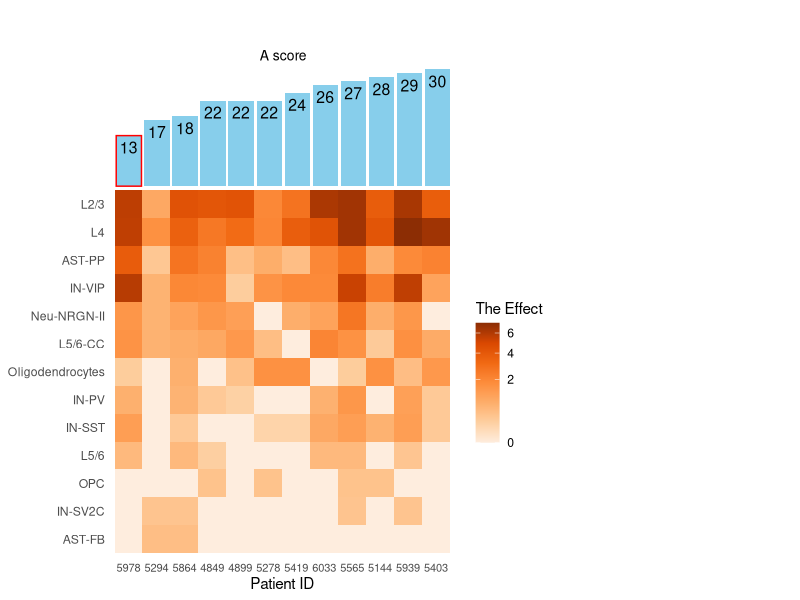
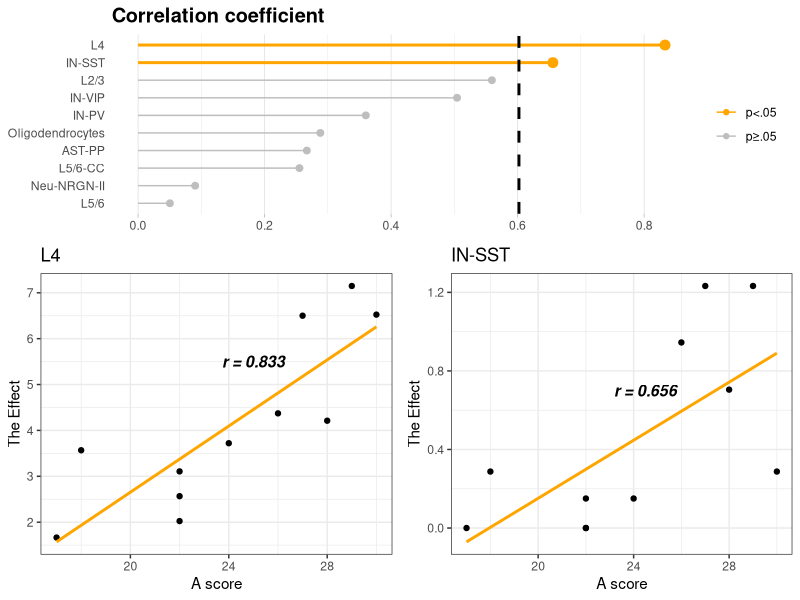

Write the R code that produced these figures, in order.
## ---- chunk 1
knitr::opts_chunk$set(
	echo = TRUE,
	fig.width = 8)
options(digits = 3)
## ---- chunk 2
# Load packages
library(tidyverse)
library(readxl)
## ---- chunk 3
# Read excel files
S1_1 <- read_excel("aav8130_Data_S1.xlsx", sheet = 1)
S4_1 <- read_excel("aav8130_Data_S4.xls", sheet = 1)
S4_4 <- read_excel("aav8130_Data_S4.xls", sheet = 4)
## ---- chunk 4
colnames(S1_1)
colnames(S4_1)
colnames(S4_4)
## ---- chunk 5
S1_1 <- S1_1[-1,]
colnames(S1_1)[8:12] <- c('A','Bv','Bnv','C','D')
## ---- chunk 6
S1_1 <- S1_1 %>% filter(!(A=='NA')) %>% 
  mutate('Patient ID' = as.character(`Patient ID`), A = as.numeric(A)) %>% 
  select(`Patient ID`, A)
S1_1
## ---- chunk 7
ind_DEGs <- sapply(S1_1$`Patient ID`, 
                     function(ID) str_count(S4_4$`ASD patients with DE signal`, ID))
head(ind_DEGs)
## ---- chunk 8
S4_4 <- cbind(S4_4, ind_DEGs)
## ---- chunk 9
effect <- S4_4 %>% merge(S4_1 %>% select(`Cell type`, `Gene name`, `Fold change`)) %>% 
  mutate("Fold change" = abs(`Fold change`)) %>%
  mutate_at(vars(`5278`:`4849`), function(x) x*.$`Fold change`) %>% 
  group_by(`Cell type`) %>% summarise_at(vars(`5278`:`4849`), sum)
effect
## ---- chunk 10
# transform data.frame from wide into long format
df <- effect %>% gather(`Patient ID`, effect, -`Cell type`) %>% merge(S1_1)
## ---- chunk 11
library(RColorBrewer)
library(cowplot)
tile <- df %>% ggplot(aes(reorder(`Patient ID`, A, median),
                          reorder(`Cell type`, effect, median), fill = effect)) +
  geom_tile() +
  labs(x = "Patient ID", y = NULL, fill = "The Effect") + 
  scale_fill_distiller(trans = "sqrt", type = "seq", palette = 7, direction = 1) +
  theme_minimal() +  
  theme(panel.grid = element_blank(),axis.text.x = element_text(size = 8))
xplot <- df %>% group_by(`Patient ID`) %>% 
  summarise(A = mean(A)) %>% 
  ggplot(aes(reorder(`Patient ID`, A), A, label = A)) +
  geom_bar(stat = "identity", fill = "skyblue", show.legend = F, 
           color = ifelse(df %>% group_by(`Patient ID`) %>%
                            summarise(A = mean(A)) %>% .$A == 13, "red", NA)) +
  geom_text(vjust = 1.5, size = 4, show.legend = F) +
  ggtitle("A score") + theme_void() + 
  theme(plot.title = element_text(size = 10, hjust = 0.5))
ggdraw() + 
  draw_plot(xplot, .14, .68, width = .428, height = .25) +
  draw_plot(tile, 0, 0 , width = .7, height = .7)

## ---- chunk 12
df %>% group_by(`Cell type`) %>% 
  summarize(r = cor(A, effect, method = "pearson"),
            p.value = cor.test(A, effect, method = "pearson")$p.value) %>% 
  arrange(p.value)
## ---- chunk 13
corr <- df %>% group_by(`Cell type`) %>% filter(A > 13 & median(effect) > 0) %>% 
  summarize(r = cor(A, effect, method = "pearson"),
            p.value = cor.test(A, effect, method = "pearson")$p.value) %>% 
  arrange(p.value)
corr
## ---- chunk 14
p1 <- df %>% filter(A > 13 & `Cell type` == 'L4') %>%
  ggplot(aes(A, effect)) + geom_point() + 
  geom_smooth(method = 'lm', se = F, col = "orange") + ggtitle('L4') +
  geom_text(data = data.frame(x = 25, y = 5.5, text = "r = 0.833"), 
            aes(x, y, label = text), size = 4, fontface = "bold.italic") + 
  xlab("A score") + ylab("The Effect") + theme_bw()
p2 <- df %>% filter(A > 13 & `Cell type` == 'IN-SST') %>%
  ggplot(aes(A, effect)) + geom_point() + 
  geom_smooth(method = 'lm', se = F, col = "orange") + ggtitle('IN-SST') +
  geom_text(data = data.frame(x = 24.5, y = 0.7, text = "r = 0.656"),
            aes(x, y, label = text), size = 4, fontface = "bold.italic") +
  xlab("A score") + ylab("The Effect") + theme_bw()
p3 <- corr %>% mutate(`Cell type` = reorder(`Cell type`, r)) %>% 
  ggplot(aes(col = ifelse(corr$`Cell type` %in% c("L4","AST-FB", "IN-SST"), 
                          "p<.05", "p≥.05"))) + 
  geom_point(aes(r, `Cell type`), 
             size = ifelse(corr$`Cell type` %in% c("L4","AST-FB", "IN-SST"),
                                      3, 2)) + 
  geom_segment(aes(0, `Cell type`, xend = r, yend = `Cell type`),
               size = ifelse(corr$`Cell type` %in% c("L4","AST-FB", "IN-SST"), 1, 0.5)) + 
  geom_vline(aes(xintercept = 0.6021), lty = 2, size = 1) +
  scale_color_manual(values = c("orange", "grey")) +
  theme_light() +
  theme(panel.grid.major.y = element_blank(),
    panel.border = element_blank(),
    axis.ticks.y = element_blank(),
    legend.title = element_blank(),
    title = element_text(face = "bold", size = 12)) + 
  labs(title = "Correlation coefficient", x = NULL, y = NULL)
plot_grid(p3, plot_grid(p1, p2, nrow = 1), nrow = 2, rel_heights = c(1, 1.5))
